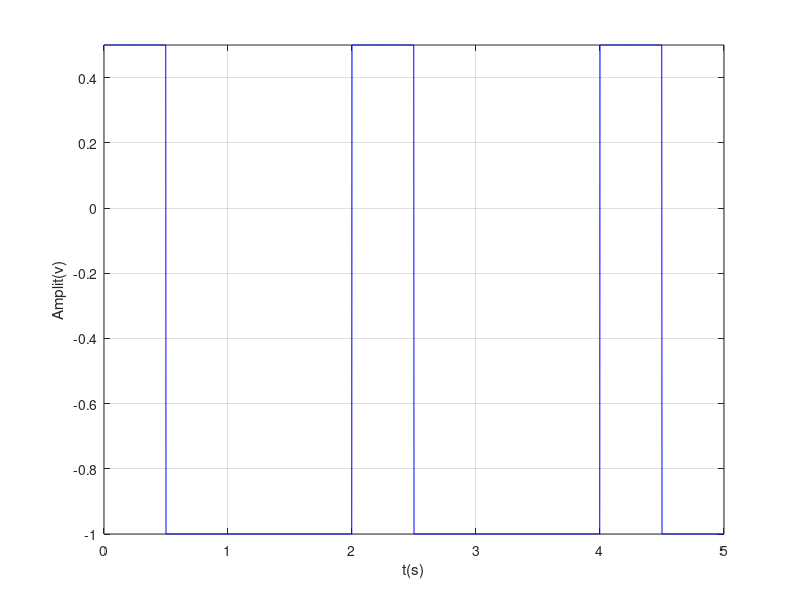

MATLAB code for this plot:
%P1
%Nivel maxim =0.5 minim=-1  =>A=0.75
%T=2s => F=1/T=0.5Hz
t=0:0.002:5; % de la 0 la 2; 0.002=2 ms rezolutia temporala; mai poate fi 0.02=20ms si 0.2=200ms;
F=0.5;
duty=25;
s=0.75*square(2*pi*F*t,duty)-0.25; %generam semnalul cu amplitudinea 0.75; cum amplitudinea e 0.75, pentru a fi cuprins intre -1 si 0.5, scadem 0.25
plot(t,s,'b'),grid;
ylim([-1 0.5])
xlabel('t(s)');
ylabel('Amplit(v)');